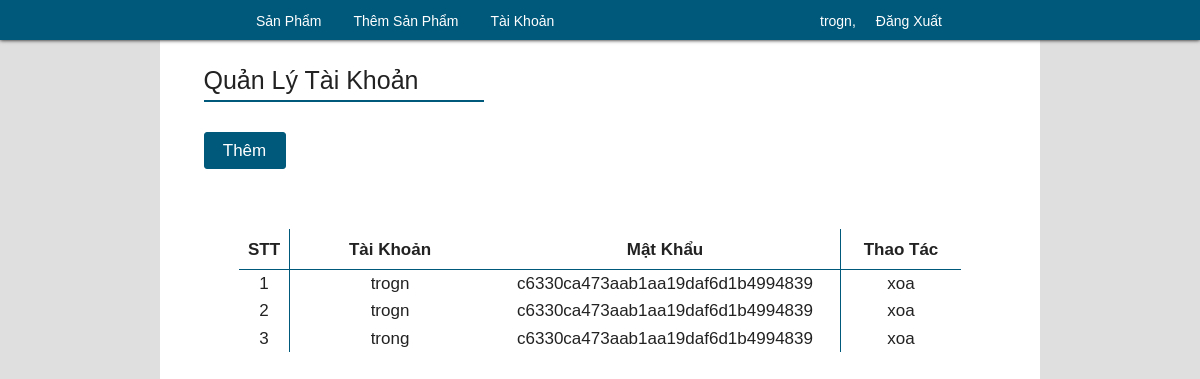
Page /admin/view/taikhoan_view.php (signed in) on the committed database.
### tables this page shows
CREATE TABLE `users` (
  `id_users` int(11) NOT NULL,
  `username_users` varchar(50) NOT NULL,
  `password_users` text NOT NULL
);

### admin/model/taikhoan_model.php (called while the page is built, shortened)
<?php
	class taikhoan_model {
		function laytaikhoan_model_function(){
		require_once "connect_db.php";
			$result = mysqli_query($connect, "SELECT * FROM users");
			return $result;
		}
	}
 ?>

### admin/controller/taikhoan_controller.php (called while the page is built, shortened)
<?php
	class taikhoan_controller {
		function laytaikhoan_controller_function() {
			require_once "model/taikhoan_model.php";
		 	$get = new taikhoan_model;
			$result = $get->laytaikhoan_model_function();
			return $result;
		}
	}
?>

### admin/view/taikhoan_view.php (the view, shortened to what this page needs)
<!DOCTYPE html>
<html>
<head>
    <link rel="stylesheet" type="text/css" href="view/css/taikhoan_view.css">
    </head>
<body>
	<?= require_once "header_view.php" ?>
	<div class="container">
        <div class="container01">
            <div id="quanly">
                Quản Lý Tài Khoản
            </div>
            <div id="add_user">
                Thêm
            </div>
            <?php
                require_once "controller/taikhoan_controller.php";
                $taikhoanController = new taikhoan_controller;
                $result = $taikhoanController->laytaikhoan_controller_function();
            ?>
            <table class="show_users_table" cellspacing="0" cellpadding="0" >
                <tr class="header_table">
                    <th class="stt">STT</th>
                    <th id="taikhoan">Tài Khoản</th>
                    <th id="matkhau">Mật Khẩu</th>
                    <th class="thaotac">Thao Tác</th>
                </tr>
                <?php
                    $d = 1;
                    while ($row = mysqli_fetch_array($result)) {
                        echo '<tr>';
                            echo '<td class="stt">' . $d . '</td>';
                            echo '<td>' . $row['username_users'] . '</td>';
                            echo '<td>' . $row['password_users'] . '</td>';
                            echo '<td class="thaotac">xoa</td>';
                        echo '</tr>';
                        $d++;
                    }
                ?>
            </table>
        </div>
	</div>
</body>
</html>

### admin/view/css/taikhoan_view.css (style rules this page uses)
.container01 #quanly { text-align: left; font-size: 25px; margin-bottom: 30px; margin-left: 23.5px; border-bottom: 2px #00587A solid; width: 280px; }
.container01 #add_user { border: 1px #00587A solid; width: 80px; height: 35px; font-size: 17px; right: 20px; line-height: 35px; margin-left: 23.5px; border-radius: 3px; background: #00587A; color: white; text-align: center; }
.container01 .show_users_table { font-size: 17px; margin: 60px auto; }
.container01 .show_users_table th { border-bottom: 1px #00587A solid; width: 120px; height: 40px; }
.container01 .show_users_table td { text-align: center; }
.container01 .show_users_table .stt { width: 50px; border-right: 1px #00587A solid; }
.container01 .show_users_table #taikhoan { width: 200px; }
.container01 .show_users_table #matkhau { width: 350px; }
.container01 .show_users_table .thaotac { border-left: 1px #00587A solid; }

### admin/view/css/header_view.css (style rules this page uses)
* { margin: 0px; padding: 0px; }
body { color: #222; background: #dfdfdf; font-family: Arial, Tahoma, Verdana, sans-serif; font-size: 12px; line-height: 1.6; margin: 0; padding: 0; }
.container { padding: 200px 20px 50px 20px; margin: 0px auto 0px; padding-top: 41px; width: 70%; background: white; height: 700px; }

### rows in the picture
users: username_users "trogn", password_users "c6330ca473aab1aa19daf6d1b4994839"
users: username_users "trogn", password_users "c6330ca473aab1aa19daf6d1b4994839"
users: username_users "trong", password_users "c6330ca473aab1aa19daf6d1b4994839"

### other values in the picture
$_SESSION['login'] "trogn"
